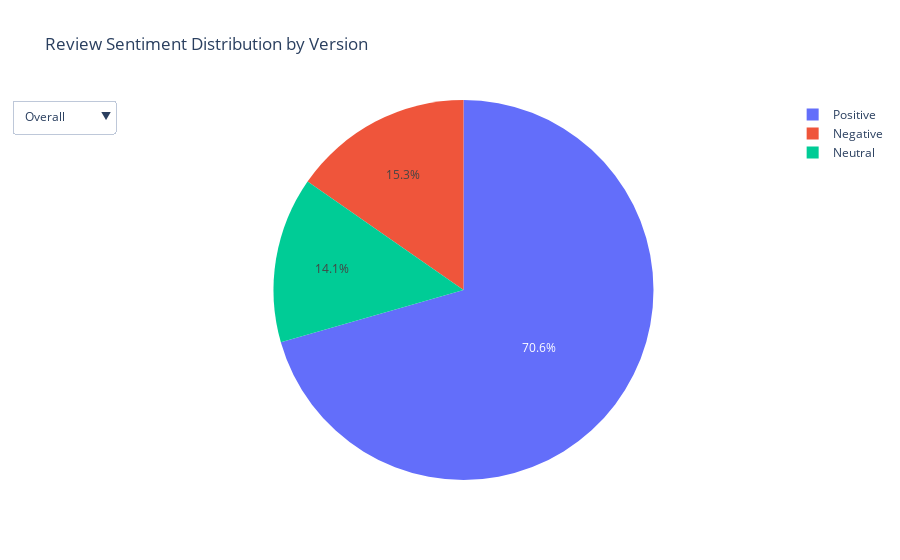

The code cell stored with this chart in its notebook:
### Markdown cell above
## Review Sentiment Distribution by Versions - Pie Chart

### Code cell
# Review Sentiment Distribution by Versions - Pie Chart

versions = ['Overall', 'Pre Launch', 'Version 1.0', 'Version 2.0']

sentiment_fig = go.Figure()

# Add traces for each version
sentiment_fig.add_trace(go.Pie(
    labels=overall_sentiment_ratio_df['Sentiments'],
    values=overall_sentiment_ratio_df['Counts'],
    name='Overall',
    visible=True
))

sentiment_fig.add_trace(go.Pie(
    labels=pre_sentiment_ratio_df['Sentiments'],
    values=pre_sentiment_ratio_df['Counts'],
    name='Pre-Launch',
    visible=False
))

sentiment_fig.add_trace(go.Pie(
    labels=ver1_sentiment_ratio_df['Sentiments'],
    values=ver1_sentiment_ratio_df['Counts'],
    name='Version 1.0',
    visible=False
))

sentiment_fig.add_trace(go.Pie(
    labels=ver2_sentiment_ratio_df['Sentiments'],
    values=ver2_sentiment_ratio_df['Counts'],
    name='Version 2.0',
    visible=False
))

# Dropdown Menu
sentiment_fig.update_layout(
    updatemenus=[
        dict(
            buttons=[
                dict(
                    label='Overall',
                    method='update',
                    args=[{'visible': [True, False, False, False]}]
                ),
                dict(
                    label='Pre-Launch',
                    method='update',
                    args=[{'visible': [False, True, False, False]}]
                ),
                dict(
                    label='Version 1.0',
                    method='update',
                    args=[{'visible': [False, False, True, False]}]
                ),
                dict(
                    label='Version 2.0',
                    method='update',
                    args=[{'visible': [False, False, False, True]}]
                )
            ],
            direction="down"
        )
    ],
    title="Review Sentiment Distribution by Version"
)

sentiment_fig.show()

### Figure 1 — Plotly figure (JSON) as saved in the notebook; plotly's stock layout.template omitted (floating-point values rounded to 4 significant figures)
{"data": [{"labels": ["Negative", "Neutral", "Positive"], "name": "Overall", "type": "pie", "values": [9352, 8616, 43081], "visible": true}, {"labels": ["Negative", "Neutral", "Positive"], "name": "Pre-Launch", "type": "pie", "values": [238, 728, 1207], "visible": false}, {"labels": ["Negative", "Neutral", "Positive"], "name": "Version 1.0", "type": "pie", "values": [5682, 4122, 23023], "visible": false}, {"labels": ["Negative", "Neutral", "Positive"], "name": "Version 2.0", "type": "pie", "values": [3432, 3766, 18851], "visible": false}], "layout": {"title": {"text": "Review Sentiment Distribution by Version"}, "updatemenus": [{"buttons": [{"args": [{"visible": [true, false, false, false]}], "label": "Overall", "method": "update"}, {"args": [{"visible": [false, true, false, false]}], "label": "Pre-Launch", "method": "update"}, {"args": [{"visible": [false, false, true, false]}], "label": "Version 1.0", "method": "update"}, {"args": [{"visible": [false, false, false, true]}], "label": "Version 2.0", "method": "update"}], "direction": "down"}]}}
